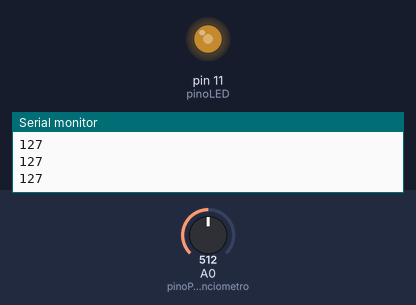
Recording of a sketch running on a simulated Arduino Uno, built with avr-gcc and run on an emulated ATmega328P. Shown: output pins drawn as LEDs (lit = HIGH), the last lines printed to the serial monitor. The test bench sets the inputs (shaded band); at power-on: A0 (pinoPotenciometro) = 512.

Above: at 1.2 s.
1.3 s: A0 (pinoPotenciometro) set to 716
At 2.5 s:
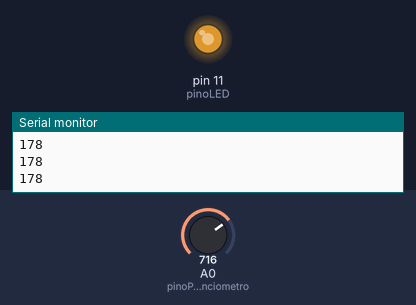
2.8 s: A0 (pinoPotenciometro) set to 900
At 3.8 s:
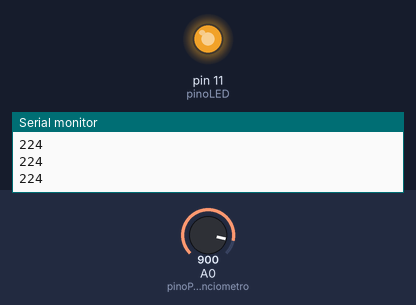
4.3 s: A0 (pinoPotenciometro) set to 122
At 4.8 s:
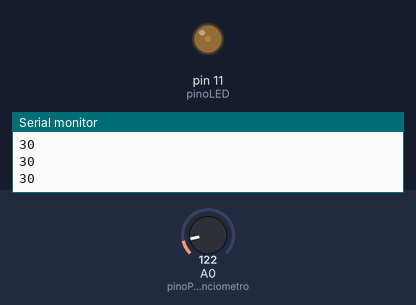
5.8 s: A0 (pinoPotenciometro) set to 0
At 7.0 s:
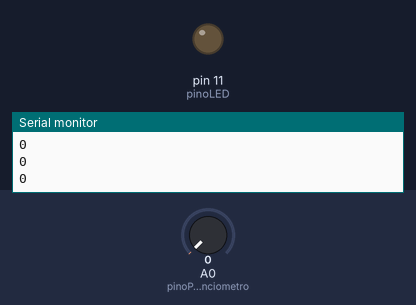
7.3 s: A0 (pinoPotenciometro) set to 511
At 8.3 s:
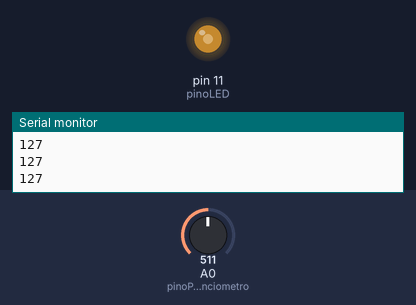
Timing chart, 0 to 9.8 s (numbered marks = the images above; inputs shaded):
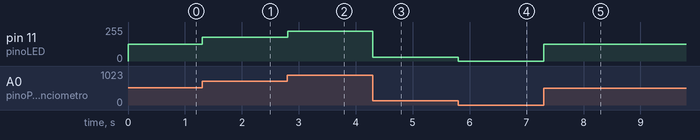

The sketch:

potenciometro_e_LED2.ino
```cpp
// Variáveis de conexão
const int pinoPotenciometro = A0;
const int pinoLED = 11;

// Variáveis globais
int leitura = 0; // Armazena o valor lido pelo ADC
int pwm = 0; // Armazena o valor da razão cíclica (duty cicle)

void setup() {
  pinMode(pinoPotenciometro, INPUT);
  pinMode(pinoLED, OUTPUT);
  Serial.begin(9600);
}

void loop() {
  // Coleta o valor do potenciômetro
  leitura = analogRead(pinoPotenciometro);

  // Converte a escala de valor de 0~1023 para 0~255
  pwm = map(leitura, 0, 1023, 0, 255);

  // Atualiza a razão cíclica do pino 11, variando a intensidade do LED
  analogWrite(pinoLED, pwm);

  Serial.println(pwm);
}
```

Measured:
- after the input at 1.3 s, pin 11 (pinoLED): 127/255 → 178/255 at once
- after the input at 2.8 s, pin 11 (pinoLED): 178/255 → 224/255 at once
- after the input at 4.3 s, pin 11 (pinoLED): 224/255 → 30/255 at once
- after the input at 5.8 s, pin 11 (pinoLED): 30/255 → 0/255 at once
- after the input at 7.3 s, pin 11 (pinoLED): 0/255 → 127/255 at once
